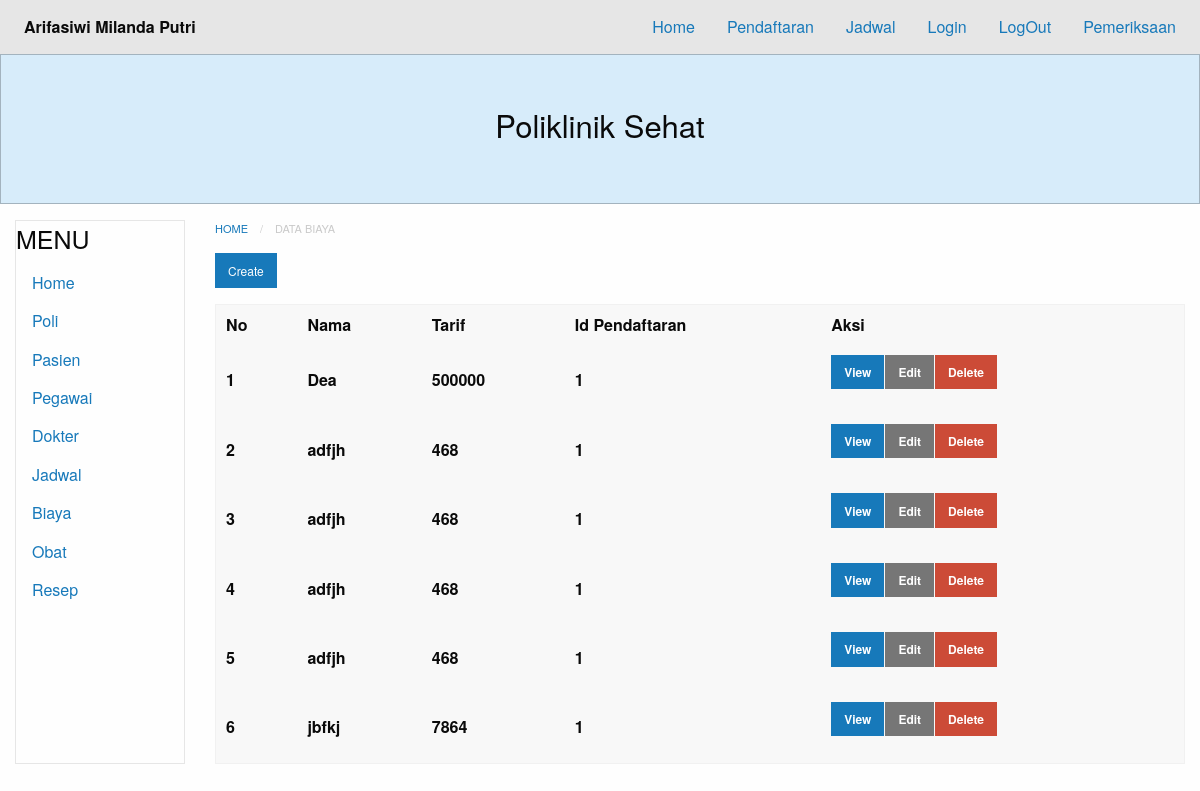
The page /?module=biaya on the database as committed earlier.
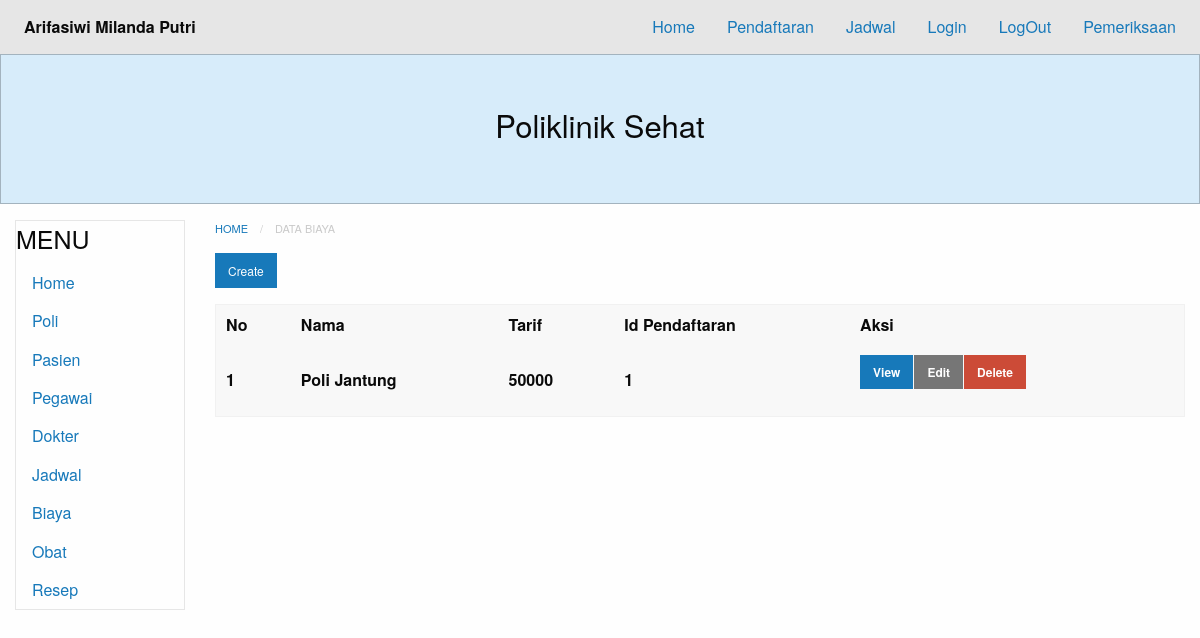
The same page on the database as committed later.
### tables this page shows
CREATE TABLE `biaya` (
  `id` int(11) NOT NULL,
  `nama` varchar(255) NOT NULL,
  `tarif` varchar(255) NOT NULL,
  `pendaftaran_id` int(11) NOT NULL
);

### database.php (called while the page is built, shortened)
<?php
class Database {
	private $db_host = "localhost";
	private $db_user = "root";
	private $db_pass = "";
	private $db_name = "07_arifasiwimp_poliklinik";
	var $con = false;
    var $myconn = "";
	var $result = array();
    function __construct() {
        if(!$this->con){
            $this->myconn = new mysqli($this->db_host, $this->db_user, $this->db_pass, $this->db_name);
            if($this->myconn->connect_errno > 0){
                array_push($this->result, $this->myconn->connect_error);
                return false;
            }else{
                $this->myconn->set_charset('utf8');
                $this->con = true;
                return true;
            }
        } else {
            return true;
        }
    }
	public function select($table, $rows = '*', $join = null,$join2 = null,$join3 = null,$join4 = null, $join5 = null, $join6 = null, $where = null, $order = null, $limit = null){
		$q = 'SELECT '.$rows.' FROM '.$table;
        if($this->tableExists($table)){
        	$query = $this->myconn->query($q);
			if($query){
				$this->numResults = $query->num_rows;
				for($i = 0; $i < $this->numResults; $i++){
					$r = $query->fetch_array();
                	$key = array_keys($r);
                	for($x = 0; $x < count($key); $x++){
                    	if(!is_int($key[$x])){
                    		if($query->num_rows >= 1){
                    			$this->result[$i][$key[$x]] = $r[$key[$x]];
							}else{
								$this->result[$i][$key[$x]] = null;
							}
						}
					}
				}
				return true;
			}else{
				array_push($this->result, $this->myconn->error);
				return false;
			}
      	}else{
      		return false;
    	}
    }
	private function TableExists($table) {
    	$res = $this->myconn->query('SHOW TABLES LIKE "'.$table.'"');
    	if(isset($res->num_rows)) {
        	return $res->num_rows > 0 ? true : false;
    	} else {
    		array_push($this->result, $table." does not exist in this database");
    		return false;
    	}
	}
    public function getResult(){
        $val = $this->result;
        $this->result = array();
        return $val;
    }
}

### modules/biaya/biaya-index.php (the view)
<nav aria-label="You are here:" role="navigation">
  <ul class="breadcrumbs">
    <li><a href="?module=home">Home</a></li>
    <li class="disabled">Data Biaya</li>
  </ul>
</nav>
<a href="?module=biaya-create" class="small button">Create</a>
  <table>
      <thead>
          <tr>
		      <th>No</th>
		      <th>Nama </th>
		      <th>Tarif</th>
		      <th>Id Pendaftaran</th>
		      <th>Aksi</th>
	      </tr>
          <?php
    require_once("database.php");
    $db=new Database();
    $db->select('biaya', 'id, nama, tarif, pendaftaran_id');
    $res=$db->getResult();
      if(count($res) == 0){
          echo "<b>Tidak ada data yang tersedia</b>";
      }else{
          foreach ($res as &$r){?>
          <tr>
              <td><?php echo $r['id'] ?></td>
              <td><?php echo $r['nama'] ?></td>
              <td><?php echo $r['tarif'] ?></td>
              <td><?php echo $r['pendaftaran_id'] ?></td>
              <td>
                  <div class="small button-group">
                      <a href="?module=biaya-show?id=<?php echo $r['id']; ?>" class=" button">View</a>
                      <a href="?module=biaya-edit?id=<?php echo $r['id']; ?>" class="secondary button">Edit</a>
                      <a href="?module=biaya-delete&id=<?php echo $r['id']; ?>"onClick='return confirm("Apakah yakin menghapus?")' class="alert button">Delete</a>
                  </div>
              </td>
          </tr>
<?php
                }
            }
            ?>
</table>

Rows that differ between the two databases and show on the page:
removed biaya: id "2", nama "adfjh", tarif "468", pendaftaran "1"
removed biaya: id "3", nama "adfjh", tarif "468", pendaftaran "1"
removed biaya: id "4", nama "adfjh", tarif "468", pendaftaran "1"
removed biaya: id "5", nama "adfjh", tarif "468", pendaftaran "1"
removed biaya: id "6", nama "jbfkj", tarif "7864", pendaftaran "1"
changed biaya id 1: nama "Dea" → "Poli Jantung"; tarif "500000" → "50000"
